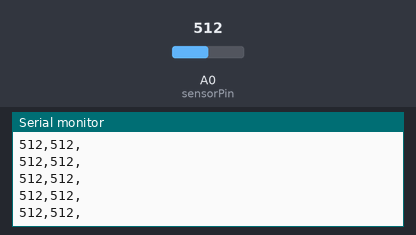
Bench run of a sketch on a simulated Arduino Uno, built with avr-gcc and run on an emulated ATmega328P. Parts: the last lines printed to the serial monitor. The inputs (shaded band) are chosen by the test bench; at power-on: A0 (sensorPin) = 512.

Above: at 1.2 s.
1.3 s: A0 (sensorPin) set to 988
At 2.0 s:
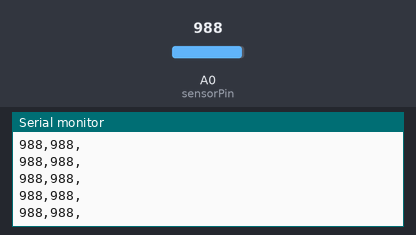
4.3 s: A0 (sensorPin) set to 1012
At 4.9 s:
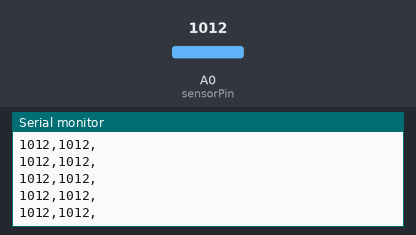
Timing chart, 0 to 7.3 s (numbered marks = the images above; inputs shaded):
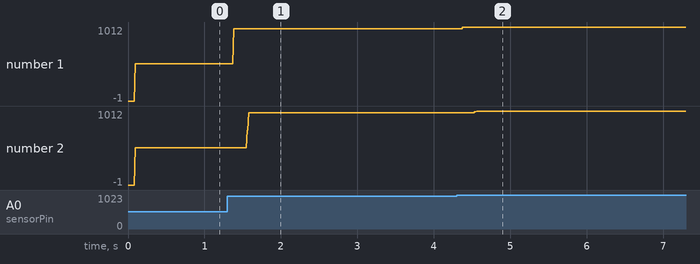

Measured:
- after the input at 1.3 s, the serial monitor: prints a new line after 0.08 s (image 1)
- after the input at 4.3 s, the serial monitor: prints a new line after 0.08 s (image 2)
- plotted number 1: 512 → 988 after the input at 1.3 s, 988 → 1012 after the input at 4.3 s
- plotted number 2: 512 → 988 after the input at 1.3 s, 988 → 1012 after the input at 4.3 s

The sketch:

features.ino
```cpp
// feature detection examples

// feature examples
// developed by steve.daniels@ryerson.ca
// developed for ITP Camp 2021
// created June 2021

/*
  demo of :
      threshold detection
      change detection
      rasing / falling edge detection
*/

// possibly helpful links

// format serial plotter -- it doesn't work for me -- YMMV -- ? windows only ?
// https://diyrobocars.com/2020/05/04/arduino-serial-plotter-the-missing-manual/

// median filter library source -- if required
// https://github.com/daPhoosa/MedianFilter


#include "filterVariables.h" // all the filter variables from before in a seperate file


// get started -- set up your sensor

/*
   i am assuming you have worked your way through the filter.ino example
   if your sensor is not analogRead compatible -- replace following line and contents of
   getSingleSensorReading() -- now found in the filterFunctions tab
*/

int sensorPin = A0; // analog input pin for your sensor

// timer variables
unsigned long timeNow = 0;
unsigned long lastSensorReadTime = 0;
unsigned int  sensorReadInterval = 20;


// sensor reading storage -- for determing features
int newFilteredValue = -1;
int oldFilteredValue = -1;

// threshold variables
  int threshold;
  int newThresholdState = -1;
  int oldThresholdState = -1;

// change variables
  int newChange = -1;

// edge variables
  int newEdgeState = -1;


void setup(){
  pinMode (sensorPin, INPUT); // not actually needed for analog in -- but habit
  Serial.begin(9600);         // default (slow)
  while(!Serial);
}

void loop(){

  timeNow = millis();

  // timer -- because delay blocks -- https://www.youtube.com/watch?v=BYKQ9rk0FEQ
  if (( timeNow - lastSensorReadTime ) > sensorReadInterval ){
    newFilteredValue = getNewReadingAndFilterIt();
    lastSensorReadTime = timeNow; // reset timer
  }

  // threshold  *******************
        // define the threshold -- look at your trace -- every context is different
        //threshold = 0;

        // are we above (1) or below (0) the  threshold ?
        //newThresholdState = checkThreshold (newFilteredValue, threshold);

  // change detection  *******************
        // did we change sides of the threshold?
        //newChange = checkForChange( newThresholdState, oldThresholdState);

  // edge detection  *******************
        // are we raising (1) or falling(0)
        //newEdgeState = checkEdges (newThresholdState, oldThresholdState);
        //newEdgeState = checkEdges (newFilteredValue, oldFilteredValue);

  showFeatures(); // shows readings

  // store new in old for comparison in the next loop
  oldThresholdState = newThresholdState;
  oldFilteredValue  = newFilteredValue;

} // end loop


void showFeatures(){


    Serial.print(sensorValue); // a number
    Serial.print(',');

    Serial.print(newFilteredValue); // a number
    Serial.print(',');

//    Serial.print(threshold); // a number
//    Serial.print(',');

    // threshold *****************
//        if ( newThresholdState == 0) {
//            Serial.print("low(dark) ");
//        } else {
//            Serial.print("high(bright) ");
//        } // end threshold
//        Serial.print(',');


    // change *****************
//        if ( newChange == 1) {
//           Serial.print("changed ");
//        } // end change
//        Serial.print(',');


    // edge *****************
//        if ( newEdgeState == 0 ) {
//            Serial.print("falling");
//        } else if (newEdgeState == 1) {
//            Serial.print("raising");
//        } // end edge
//        Serial.print(',');

    Serial.println();

}//  end showFeatures;


// check if reading is above or below thresold
int checkThreshold(int valueToCheck, int threshold){
  // simple compare of sensor value to fix value
  int compare;

  if (valueToCheck > threshold) compare = 1; // above
  if (valueToCheck < threshold) compare = 0; // below

  return compare;
}

// check for change in variable of interest
int checkForChange (int newValue, int oldValue){
   int changed = 0; // no change
    if (newValue != oldValue) {
      changed = 1;  // changed
    }
    return changed;
}

// check for edge type
int checkEdges (int newValue, int oldValue){
    int tempEdge = -1;
    if (newValue > oldValue) tempEdge = 1; // raising
    if (newValue < oldValue) tempEdge = 0; // falling

    return tempEdge;
}


int getNewReadingAndFilterIt (){
  // take reading and filter it
  sensorValue = getSingleSensorReading(); // simple read
  //sensorMovingAverage = getMovingAverage(sensorValue);
  sensorMedian = getMedian(sensorValue);
  sensorFlatten = getFlattener(sensorMedian, oldFilteredValue, 5 ); // last number is tolerance

  // store the new filtered value
  return sensorFlatten;
}
```

filterFunctions.ino
```cpp
    // ***************  filter types  *****************************

    // basic sensor reading -- you may need to customize this
    // to match your sensor
    int getSingleSensorReading(){
      // if
      //  you have a sensor that needs other ways of getting data
      //  such as I2C, SPI, library interface,
      // then
      //  replace line below with code for your sensor
      int theReading = analogRead( sensorPin );

      // send the new reading back
      return theReading;
    }


    /* SMA -- SIMPLE AVERAGE */
    // simple average take a burst of readings at one time
    // and returns that average as a single value
    // average = ( sum of items ) / ( number of items)
    int getSimpleAverage (int numberOfReadings){
      int tempSum = 0;
      for (int i = 0; i < numberOfReadings; i ++ ){
        tempSum += getSingleSensorReading(); // note += this is adding
      }
      return tempSum/numberOfReadings; // send this back to call
    }


    /* MA -- MOVING AVERAGE
      ++ advantage -- works on recent data only ( window size dependant )
          -- in fact last windowSize number of measures
      ++ integer math

      -- if window gets too big this lags
      -- needs windowSize memory set aside
    */

    int getMovingAverage ( int newReading ){
      //https://maker.pro/arduino/tutorial/how-to-clean-up-noisy-sensor-data-with-a-moving-average-filter
       sum = sum - ma_readings[INDEX];      // Remove the oldest entry from the sum
       ma_readings[INDEX] = newReading;     // Add the newest reading to the window
       sum = sum + newReading;              // Add the newest reading to the sum
       INDEX = (INDEX+1) % windowSize;      // Increment the Index, and wrap to 0 if it exceeds the window size - ferris wheel style!

      return  sum / windowSize;
    }


    /* EMA -- EXPONENTIAL MOVING AVERAGE
        Now we apply an exponential moving average
        A what ? -- https://hackaday.com/2019/09/06/sensor-filters-for-coders/

      ++ advantage -- simple ! one line of code
      ++ advantage -- NO ARRAY, NO LOOP -- less memory, less time
      ++ advantage -- you can set sensitivity !

      -- uses floats -- but there are work arounds for this

      NOTE -- extremely small weights (<1.0) will have slow response

        variable EMA_weight is a sliding scale from 0 to 1 (like a teeter-totter)
        EMA  = (some proportion of the newTestValue) + ( some proportion of the MOVING AVERAGE)
        If EMA_weight is close to ZERO (0) -- then OLD readings are more important than NEW ones
        IF EMA_weight is close to ONE  (1) -- then NEW readings are more important than OLD ones
    */

    int getEMA ( int newReading ) {
      float EMA_weight = 0.1;
      EMA = (EMA_weight * newReading) + (( 1.0-EMA_weight ) * EMA);
      return int(EMA); // toss the decimal bits, return value
    }

    /*  median filter -- interface is library dependant */
    // get source code here
    // https://github.com/daPhoosa/MedianFilter
    // install Arduino--> Sketch--> Include Library--> Add .ZIP library

    int getMedian ( int newReading ) {
      median_readings.in(newReading); // adds new reading to window
      int temp = median_readings.out();
      return temp; // gets the current median
    }

    /* flatten tiny ripples */
    // probably has a better name

    int getFlattener ( int newValue, int oldValue, int tolerance ) {
        // technically tolerance is 2x value passed as its a window above and below newValue
        if ( abs(oldValue - newValue) < tolerance) {
          return oldValue;
        } else {
          return newValue;
        }
    }
```

filterVariables.h
```cpp
// each filter type needs specific variables
// we will uncomment as we move through them

// single raw - variables
    int sensorValue = -1;
    int oldSensorValue= -1;

// simple average - variables
    int sensorSimpleAverage = -1;
    int numberOfMeasuresToAverage = 16;

// moving average - variables
    int sensorMovingAverage = -1;
    const int  windowSize = 16; // needs to be const for array
    int  ma_readings[windowSize]; // array to hold readings
    int  sum, INDEX;

// EMA - Exponential Moving Average - variables
    int sensorEMA=-1;
    float EMA_weight = 0.5;
    float EMA;

// median variables and set up
    #include <MedianFilter.h>
    int sensorMedian = -1;
    const int medianWindowSize = 16;
    const int seed = 0; // seed could = expected value (how to get that?)
    MedianFilter median_readings(medianWindowSize,seed);

// flatten variables
    int sensorFlatten = -1;
    int oldSensorAverage=-1;

// thresholds -- for display -- features ?
  //  int low = 250, mid = 500, high = 750;
```
